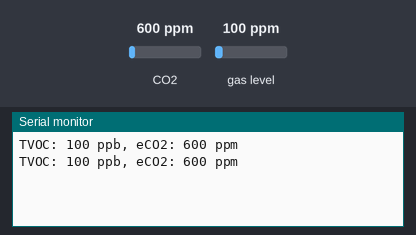
Simulated run of this sketch. Board: Arduino Uno, built with avr-gcc and run on an emulated ATmega328P. Shown: the last lines printed to the serial monitor. Inputs (shaded band) come from the test bench; at power-on: CO2 600 ppm, gas level 100 ppm.

Above: at 1.8 s.
1.9 s: CO2 set to 452 ppm
At 2.7 s:
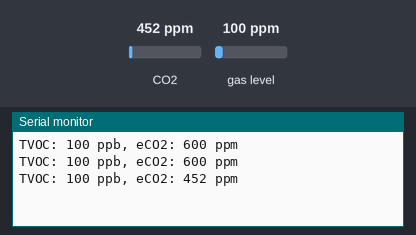
3.4 s: gas level set to 20 ppm
At 4.3 s:
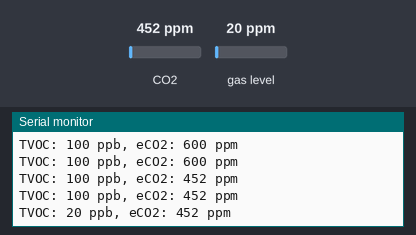
4.9 s: CO2 set to 1050 ppm
At 5.8 s:
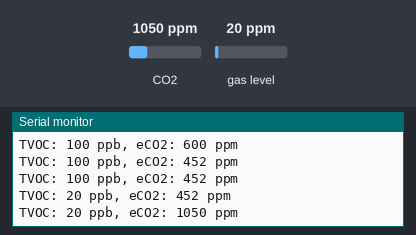
Timing chart, 0 to 7.9 s (numbered marks = the images above; inputs shaded):
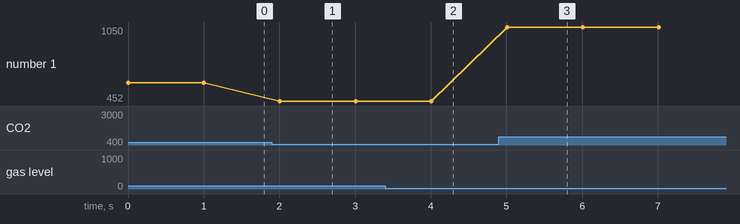

The sketch:

test_sgp30.ino
```cpp
#include <Wire.h>
#include <Adafruit_SGP30.h>
Adafruit_SGP30 sgp;

void setup() {
  Serial.begin(9600);
  if (!sgp.begin()) {
    Serial.println("SGP30 not found!");
    while (1) delay(10);
  }
}

void loop() {
  if (sgp.IAQmeasure()) {
    Serial.print("TVOC: ");
    Serial.print(sgp.TVOC);
    Serial.print(" ppb, eCO2: ");
    Serial.print(sgp.eCO2);
    Serial.println(" ppm");
  }
  delay(1000);
}
```

Measured:
- after the input at 1.9 s, the serial monitor: prints a new line after 0.10 s (image 1)
- after the input at 3.4 s, the serial monitor: prints a new line after 0.61 s (image 2)
- after the input at 4.9 s, the serial monitor: prints a new line after 0.11 s (image 3)
- plotted number 1: 600 → 452 after the input at 1.9 s, 452 → 1050 after the input at 4.9 s
